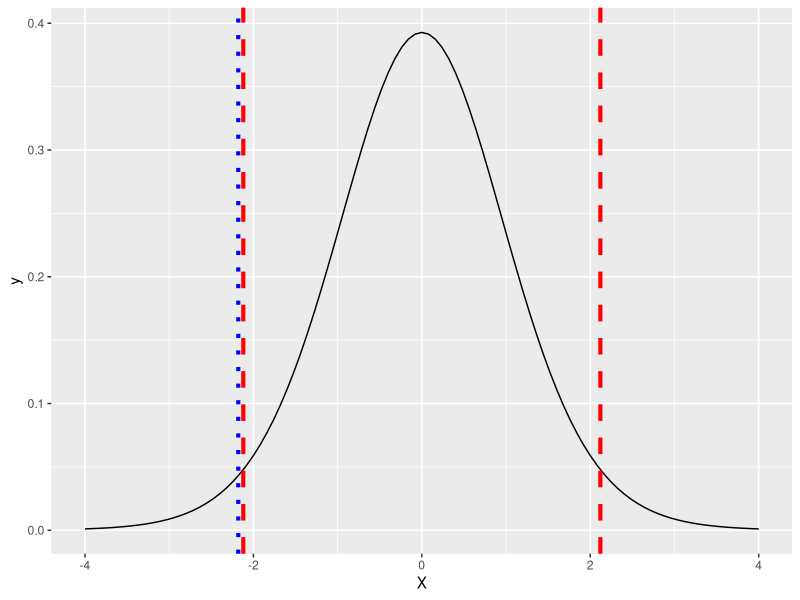
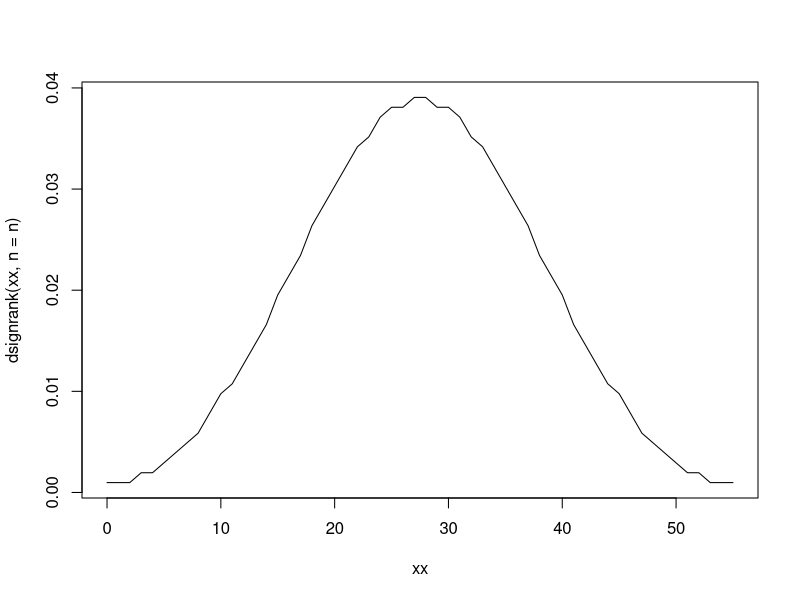

Write R code to recreate these figures, in order.
## ---- chunk 1
set.seed(12345)
x=rnorm(15,0,1)
x
## ---- chunk 2
shapiro.test(x)
## ---- chunk 3
library(fBasics)
## ---- chunk 4
ksnormTest(x)
## ---- chunk 5
x =c(17,12,15,16,15,11,12,13,20,16,14,13,10,13,11,10,13)
length(x)
#anador_tidy(x)
## ---- chunk 6
summary(x)
## ---- chunk 7
t.test(x)
## ---- chunk 8
t.test(x, mu=15)
# t.test(x, mu=15, level=0.99, alternative="less") Podemos cambiar el nivel de confianza para el intervalo y hacer contrastes mayor menor, opción greater
## ---- chunk 9
library(ggplot2)
funcion_g_dt_test=function(x,mu_=15){
#mu_=15
datos=data.frame(X=x)
resul=t.test(datos$X,mu=mu_)
  ggplot(datos,aes(x=X)) +
  stat_function(aes(x=seq(-4,4,length=length(X))),
                fun=dt,args = list(df=length(datos$X)-1),color="black")+
  geom_vline(aes(xintercept=resul$statistic),color="blue", 
             linetype="dotted",size=1.4)+
  geom_vline(aes(xintercept=qt(0.025,df=resul$parameter)),color="red", 
             linetype="dashed",size=1.4)+
  geom_vline(aes(xintercept=qt(0.975,df=resul$parameter)),color="red", 
             linetype="dashed",size=1.4)
}
                    
## ---- chunk 10
funcion_g_dt_test(x,mu_ = 15)
## ---- chunk 11
#func_g_dt_test_unilateral(x,mu_=15)
## ---- chunk 12
x=c(110,12,2.5,98,1017,540,54,4.3,150,432)
#ananor_tidy
## ---- chunk 13
wilcox.test(x,conf.int = TRUE,mu=500)
## ---- chunk 14
#W+=suma(rangos(|Xi|),xi>0)
# H0 = mu=0
mu_=500
rangos=rank(abs(x-mu_))
rangos[(x-mu_) >0]
(est.w=sum(rangos[(x-mu_) >0]))

## ---- chunk 15
#dsignrank()
n=length(x)
xx=seq(0,n*(n+1)/2,1)
plot(xx,dsignrank(xx,n=n),type="l")
## ---- chunk 16
# E[W+]
# Un estiamdor sería:
sum(xx*dsignrank(xx,n=n))
## ---- chunk 17
sum(xx^2*dsignrank(xx,n=n))-(n*(n+1)/4)^2
## ---- chunk 18
binom.test(c(682,243),p=3/4)
## ---- chunk 19
prop.test(x=682,n=682+243,p=3/4)
## ---- chunk 20
n=682+243
pg=682/n
Z=(pg-(3/4))/sqrt(0.75*(1-0.75)/n)
Z^2
## ---- chunk 21
E0=n*(1/4) # Número esperado de fracasos
E1=n*(3/4)
O0=243
O1=682
((E0-O0)^2)/E0+((E1-O1)^2)/E1
